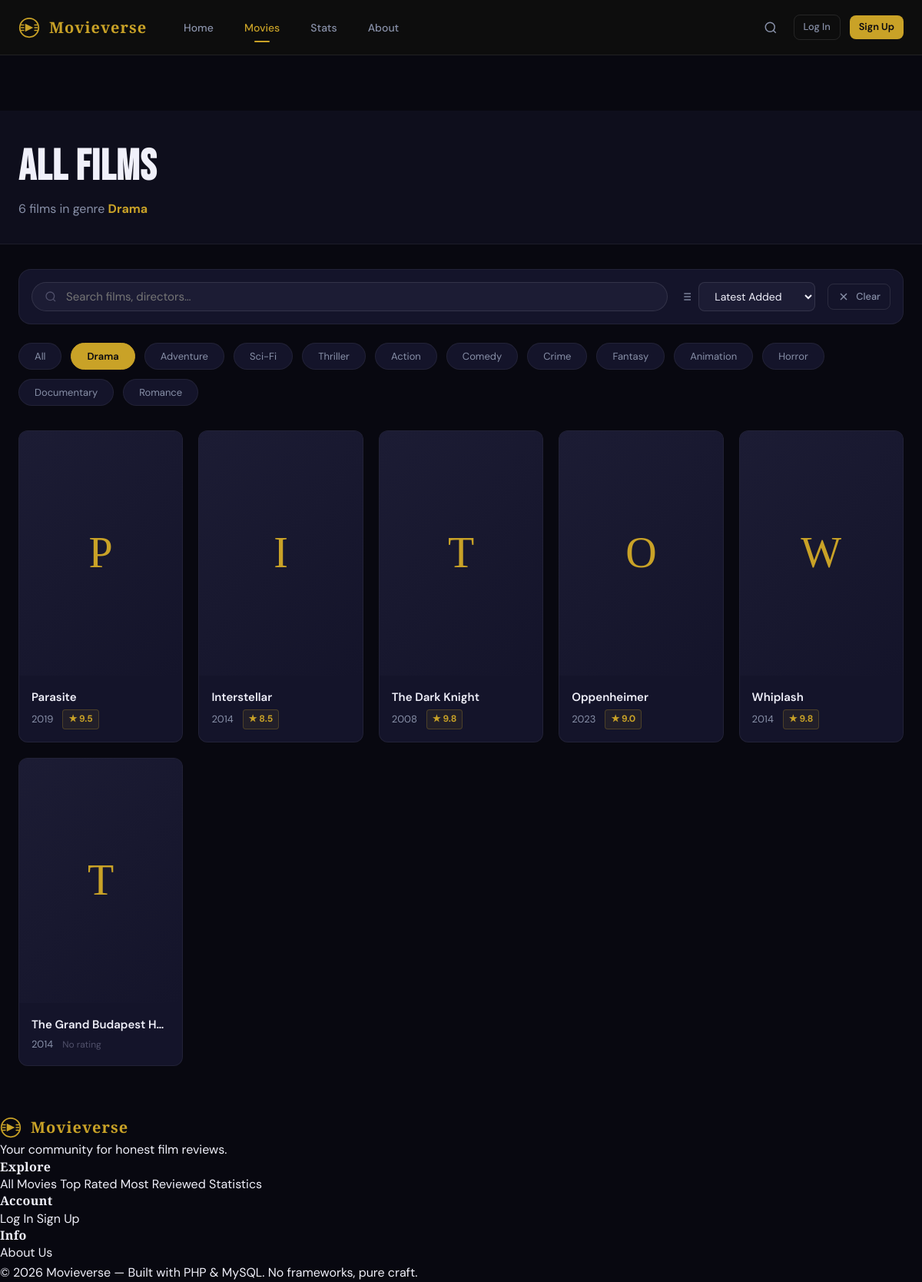
Screenshot of /movies.php?genre=drama with the database file from the repository.
### tables this page shows
CREATE TABLE `genres` (
  `id` int(11) NOT NULL,
  `name` varchar(50) NOT NULL,
  `slug` varchar(50) NOT NULL,
  `created_at` timestamp NOT NULL DEFAULT current_timestamp()
);

CREATE TABLE `movies` (
  `id` int(11) NOT NULL,
  `title` varchar(200) NOT NULL,
  `year` year(4) NOT NULL,
  `director` varchar(100) DEFAULT NULL,
  `duration` int(11) DEFAULT NULL COMMENT 'in minutes',
  `synopsis` text DEFAULT NULL,
  `poster_url` varchar(500) DEFAULT NULL,
  `trailer_url` varchar(500) DEFAULT NULL,
  `created_at` timestamp NOT NULL DEFAULT current_timestamp(),
  `updated_at` timestamp NOT NULL DEFAULT current_timestamp() ON UPDATE current_timestamp()
);

### includes/helpers.php (called while the page is built, shortened)
<?php
function getMovies(PDO $pdo, array $opts = []): array {
    $search   = $opts['search']   ?? '';
    $genre    = $opts['genre']    ?? '';
    $sort     = $opts['sort']     ?? 'latest';
    $limit    = $opts['limit']    ?? 0;
    $offset   = $opts['offset']   ?? 0;
    $where = ['1=1'];
    $params = [];
    if ($genre) {
        $where[] = 'EXISTS (
            SELECT 1 FROM movie_genres mg2
            JOIN genres g2 ON mg2.genre_id = g2.id
            WHERE mg2.movie_id = m.id AND g2.slug = ?
        )';
        $params[] = $genre;
    }
    $orderBy = match($sort) {
        'rating'  => 'avg_rating DESC, review_count DESC',
        'reviews' => 'review_count DESC, avg_rating DESC',
        'title'   => 'm.title ASC',
        default   => 'm.created_at DESC',
    };
    $limitClause = $limit > 0 ? "LIMIT {$limit} OFFSET {$offset}" : '';
    $whereStr = implode(' AND ', $where);
    $sql = "
        SELECT
            m.*,
            COUNT(DISTINCT r.id) AS review_count,
            COALESCE(ROUND(AVG(r.rating), 1), 0) AS avg_rating,
            COUNT(DISTINCT f.user_id) AS favorite_count,
            GROUP_CONCAT(DISTINCT g.name ORDER BY g.name SEPARATOR ', ') AS genres
        FROM movies m
        LEFT JOIN reviews r ON m.id = r.movie_id
        LEFT JOIN favorites f ON m.id = f.movie_id
        LEFT JOIN movie_genres mg ON m.id = mg.movie_id
        LEFT JOIN genres g ON mg.genre_id = g.id
        WHERE {$whereStr}
        GROUP BY m.id
        ORDER BY {$orderBy}
        {$limitClause}
    ";
    $stmt = $pdo->prepare($sql);
    $stmt->execute($params);
    return $stmt->fetchAll();
}
function countMovies(PDO $pdo, string $search = '', string $genre = ''): int {
    $where = ['1=1'];
    $params = [];
    if ($genre) {
        $where[] = 'EXISTS (SELECT 1 FROM movie_genres mg2 JOIN genres g2 ON mg2.genre_id = g2.id WHERE mg2.movie_id = m.id AND g2.slug = ?)';
        $params[] = $genre;
    }
    $whereStr = implode(' AND ', $where);
    $stmt = $pdo->prepare("SELECT COUNT(DISTINCT m.id) FROM movies m LEFT JOIN movie_genres mg ON m.id = mg.movie_id LEFT JOIN genres g ON mg.genre_id = g.id WHERE {$whereStr}");
    $stmt->execute($params);
    return (int)$stmt->fetchColumn();
}
function getGenres(PDO $pdo, bool $withCount = false): array {
    if ($withCount) {
        $stmt = $pdo->query("
            SELECT g.*, COUNT(DISTINCT mg.movie_id) AS movie_count
            FROM genres g
            LEFT JOIN movie_genres mg ON g.id = mg.genre_id
            GROUP BY g.id
            ORDER BY movie_count DESC, g.name ASC
        ");
    } else {
        $stmt = $pdo->query("SELECT * FROM genres ORDER BY name ASC");
    }
    return $stmt->fetchAll();
}
function ratingColor(float $rating): string {
    if ($rating >= 8) return 'rating-gold';
    return 'rating-low';
}

### config/auth.php (called while the page is built, shortened)
<?php
function e(string $str): string {
    return htmlspecialchars($str, ENT_QUOTES, 'UTF-8');
}

### movies.php (the view, shortened to what this page needs)
<?php
require_once __DIR__ . '/config/db.php';
require_once __DIR__ . '/config/auth.php';
require_once __DIR__ . '/includes/helpers.php';
$search  = trim($_GET['q']     ?? '');
$genre   = trim($_GET['genre'] ?? '');
$sort    = in_array($_GET['sort'] ?? '', ['latest','rating','reviews','title']) ? $_GET['sort'] : 'latest';
$perPage = 24;
$page    = max(1, (int)($_GET['page'] ?? 1));
$offset  = ($page - 1) * $perPage;
$total    = countMovies($pdo, $search, $genre);
$movies   = getMovies($pdo, compact('search', 'genre', 'sort') + ['limit' => $perPage, 'offset' => $offset]);
$genres   = getGenres($pdo, true);
include __DIR__ . '/includes/header.php';
?>
<div style="background: var(--bg-surface); border-bottom: 1px solid var(--border); padding: var(--s-10) 0 var(--s-8);">
    <div class="container">
        <h1 style="font-family: var(--font-hero); font-size: clamp(2rem,5vw,3.5rem); color: var(--text-primary); margin-bottom: var(--s-2);">
            All Films
        </h1>
        <p style="color: var(--text-secondary);">
            <?= number_format($total) ?> film<?= $total !== 1 ? 's' : '' ?>
            <?php if ($genre): ?> in genre <strong style="color:var(--accent)"><?= e(ucfirst($genre)) ?></strong><?php endif; ?>
        </p>
    </div>
</div>
<div class="container" style="padding-top: var(--s-8); padding-bottom: var(--s-16);">
    <form method="GET" id="filterForm">
        <div class="filter-bar">
            <div class="filter-search" style="flex:1; min-width: 220px;">
                <svg viewBox="0 0 24 24" fill="none" stroke="currentColor" stroke-width="2"><circle cx="11" cy="11" r="8"/><line x1="21" y1="21" x2="16.65" y2="16.65"/></svg>
                <input type="text" name="q" id="searchInput"
                       value="<?= e($search) ?>"
                       placeholder="Search films, directors…">
            </div>
            <div class="filter-sort">
                <select name="sort" id="sortSelect">
                    <option value="latest"  <?= $sort==='latest'  ? 'selected':'' ?>>Latest Added</option>
                </select>
            </div>
            <?php if ($search || $genre): ?>
            <a href="movies.php" class="btn btn-ghost btn-sm">
                <svg viewBox="0 0 24 24" fill="none" stroke="currentColor" stroke-width="2" width="14" height="14"><line x1="18" y1="6" x2="6" y2="18"/><line x1="6" y1="6" x2="18" y2="18"/></svg>
                Clear
            </a>
            <?php endif; ?>
        </div>
        <div class="genre-chips" style="margin-bottom: var(--s-8);">
            <button type="button" class="genre-chip <?= !$genre ? 'active' : '' ?>" data-genre="" onclick="document.getElementById('genreInput').value=''; document.getElementById('filterForm').submit()">All</button>
            <?php foreach ($genres as $g): ?>
            <button type="button" class="genre-chip <?= $genre === $g['slug'] ? 'active' : '' ?>"
                    data-genre="<?= e($g['slug']) ?>"
                    onclick="document.getElementById('genreInput').value='<?= e($g['slug']) ?>'; document.getElementById('filterForm').submit()">
                <?= e($g['name']) ?>
            </button>
            <?php endforeach; ?>
        </div>
    </form>
    <?php if (empty($movies)): ?>
    <div class="empty-state">
        <div class="empty-icon">🎬</div>
        <h3>No films found</h3>
        <p>Try a different search or filter.</p>
        <a href="movies.php" class="btn btn-ghost" style="margin-top:var(--s-4)">Browse All Films</a>
    </div>
    <?php else: ?>
    <div class="movies-grid stagger">
        <?php foreach ($movies as $movie): ?>
        <?php include __DIR__ . '/includes/movie-card.php'; ?>
        <?php endforeach; ?>
    </div>
    <?php endif; ?>
</div>
<?php include __DIR__ . '/includes/footer.php'; ?>

### includes/movie-card.php (shortened to what this page needs)
<div class="movie-card">
    <a href="<?= BASE_URL ?>/movie.php?id=<?= (int)$movie['id'] ?>">
        <div class="movie-poster">
        </div>
        <div class="movie-info">
            <div class="movie-title" title="<?= e($movie['title']) ?>"><?= e($movie['title']) ?></div>
            <div class="movie-meta">
                <span><?= e((string)$movie['year']) ?></span>
                <?php if ($movie['avg_rating'] > 0): ?>
                <span class="rating-badge <?= ratingColor((float)$movie['avg_rating']) ?>">
                    ★ <?= number_format((float)$movie['avg_rating'], 1) ?>
                </span>
                <?php else: ?>
                <span style="font-size:.75rem;color:var(--text-muted)">No rating</span>
                <?php endif; ?>
            </div>
        </div>
    </a>
</div>

### rows the page displays
genres: name "Drama"
genres: name "Adventure"
genres: name "Sci-Fi"
genres: name "Thriller"
genres: name "Action"
genres: name "Comedy"
genres: name "Crime"
genres: name "Fantasy"
genres: name "Animation"
genres: name "Horror"
genres: name "Documentary"
genres: name "Romance"
movies: title "Parasite", year "2019", avg_rating "9.5"
movies: title "Interstellar", year "2014", avg_rating "8.5"
movies: title "The Dark Knight", year "2008", avg_rating "9.8"
movies: title "Oppenheimer", year "2023", avg_rating "9.0"
movies: title "Whiplash", year "2014", avg_rating "9.8"
movies: title "The Grand Budapest H…", year "2014", shows "No rating"

### other values shown
$total "6"
$genre "Drama"
